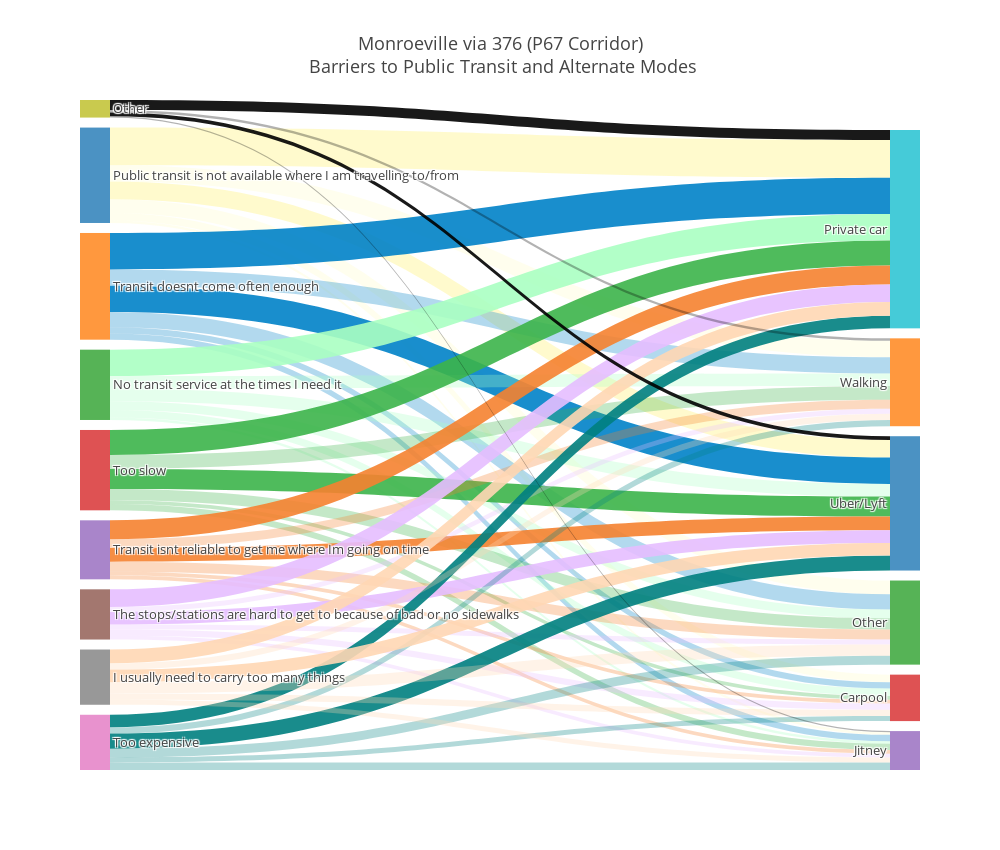

This figure's notebook cell:
### Markdown cell above
### Monroeville via 376 (P67 Corridor)

### Code cell
P67 = data[data['6 - Corridor preference'] == "['Monroeville via 376 (P67 Corridor)']"]
P67_sankey_format = hp.sankeyFormat(P67, col_indeces = [13,12])
P67_sankey = hp.drawSankey(P67_sankey_format, 
                          title= "Monroeville via 376 (P67 Corridor)\
<br> Barriers to Public Transit and Alternate Modes")

iplot(P67_sankey, validate = False)

### Figure 1 — Plotly figure (JSON) as saved in the notebook; plotly's stock layout.template omitted (floating-point values rounded to 4 significant figures)
{"data": [{"link": {"color": ["rgba(255, 250, 200,0.9)", "rgba(255, 250, 200,0.9)", "rgba(255, 250, 200,0.3)", "rgba(255, 250, 200,0.3)", "rgba(255, 250, 200,0.3)", "rgba(255, 250, 200,0.3)", "rgba(0, 130, 200,0.9)", "rgba(0, 130, 200,0.9)", "rgba(0, 130, 200,0.3)", "rgba(0, 130, 200,0.3)", "rgba(0, 130, 200,0.3)", "rgba(0, 130, 200,0.3)", "rgba(170, 255, 195,0.9)", "rgba(170, 255, 195,0.3)", "rgba(170, 255, 195,0.3)", "rgba(170, 255, 195,0.3)", "rgba(170, 255, 195,0.3)", "rgba(170, 255, 195,0.3)", "rgba(60, 180, 75,0.9)", "rgba(60, 180, 75,0.9)", "rgba(60, 180, 75,0.3)", "rgba(60, 180, 75,0.3)", "rgba(60, 180, 75,0.3)", "rgba(60, 180, 75,0.3)", "rgba(245, 130, 48,0.9)", "rgba(245, 130, 48,0.9)", "rgba(245, 130, 48,0.3)", "rgba(245, 130, 48,0.3)", "rgba(245, 130, 48,0.3)", "rgba(245, 130, 48,0.3)", "rgba(230, 190, 255,0.9)", "rgba(230, 190, 255,0.9)", "rgba(230, 190, 255,0.3)", "rgba(230, 190, 255,0.3)", "rgba(230, 190, 255,0.3)", "rgba(230, 190, 255,0.3)", "rgba(0, 128, 128,0.9)", "rgba(0, 128, 128,0.9)", "rgba(0, 128, 128,0.3)", "rgba(0, 128, 128,0.3)", "rgba(0, 128, 128,0.3)", "rgba(0, 128, 128,0.3)", "rgba(255, 215, 180,0.9)", "rgba(255, 215, 180,0.9)", "rgba(255, 215, 180,0.3)", "rgba(255, 215, 180,0.3)", "rgba(255, 215, 180,0.3)", "rgba(255, 215, 180,0.3)", "rgba(0, 0, 0,0.9)", "rgba(0, 0, 0,0.9)", "rgba(0, 0, 0,0.3)", "rgba(0, 0, 0,0.3)"], "source": [0, 0, 0, 0, 0, 0, 1, 1, 1, 1, 1, 1, 2, 2, 2, 2, 2, 2, 3, 3, 3, 3, 3, 3, 4, 4, 4, 4, 4, 4, 5, 5, 5, 5, 5, 5, 6, 6, 6, 6, 6, 6, 7, 7, 7, 7, 7, 7, 8, 8, 8, 8], "target": [9, 10, 11, 12, 13, 14, 9, 10, 11, 12, 13, 14, 9, 10, 11, 12, 13, 14, 9, 10, 11, 12, 13, 14, 9, 10, 11, 12, 13, 14, 9, 10, 11, 12, 13, 14, 9, 10, 11, 12, 13, 14, 9, 10, 11, 12, 13, 14, 9, 10, 11, 14], "value": [30, 14, 13, 11, 6, 2, 29, 21, 13, 12, 5, 5, 21, 10, 10, 7, 6, 2, 20, 16, 11, 9, 3, 5, 15, 11, 7, 8, 3, 3, 14, 10, 4, 4, 5, 3, 10, 12, 5, 7, 4, 6, 11, 10, 5, 9, 5, 4, 8, 3, 2, 1]}, "node": {"label": ["Public transit is not available where I am travelling to/from", "Transit doesnt come often enough", "No transit service at the times I need it", "Too slow", "Transit isnt reliable to get me where Im going on time", "The stops/stations are hard to get to because of bad or no sidewalks", "Too expensive", "I usually need to carry too many things", "Other", "Private car", "Uber/Lyft", "Walking", "Other", "Carpool", "Jitney"], "line": {"color": "black", "width": 0}, "pad": 10, "thickness": 30}, "orientation": "h", "type": "sankey", "valueformat": ".0f"}], "layout": {"font": {"size": 13}, "height": 850, "title": "Monroeville via 376 (P67 Corridor)<br> Barriers to Public Transit and Alternate Modes", "width": 1000}}
